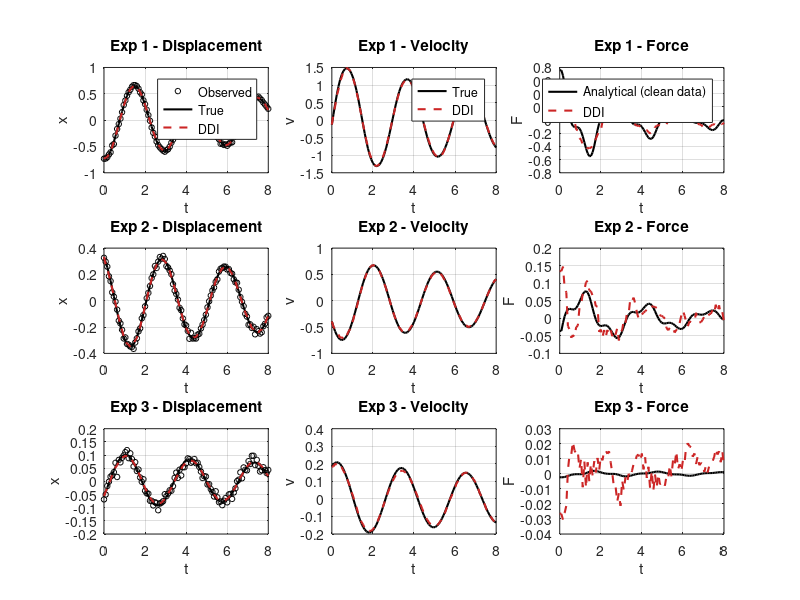
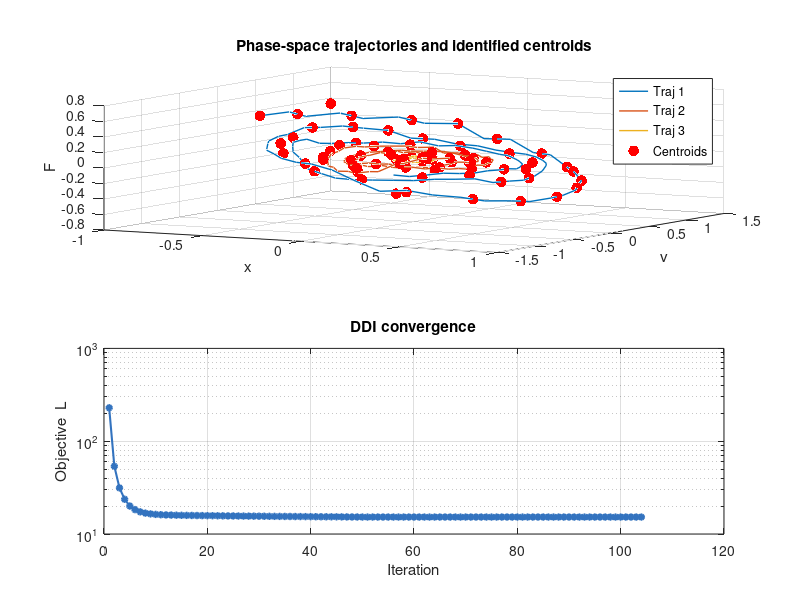

Write the MATLAB code that produced these figures, in order.
function DDI_example()
%DDI_KINEMATICS  Data-driven identification with noisy kinematic measurements
%
% Implements the staggered minimisation of Ulloa's working notes.
%
% Objective function (Eq. 8):
%   L = sum_alpha sum_n w_n [ f^2(z_n) + d^2(z_n, z_bar_k) ]
%     + beta_F * sum_alpha sum_{n=1}^{N-1} w_n * dt * (F_{n+1} - F_n)^2
%
% Synthetic data is generated by integrating an ODE with a chosen force law.
% The ODE produces x_true and v_true. The analytical ground truth force is
% then computed directly from those clean trajectories:
%   F_analytical(n) = m*(v_{n+1}-v_{n-1})/(2*dt) + c*v_n + k*x_n
% This is the exact force the system experienced -- no model assumed.
%
% DDI recovers F using only noisy x_obs. The force panel compares:
%   Analytical: exact F from clean x_true, v_true (perfect data limit)
%   DDI:        F recovered from noisy x_obs alone

clear; close all; clc;
rng(42);   % measurement noise seed

%% =========================================================================
%  USER PARAMETERS
%% =========================================================================

% -- Structural parameters (ODE generation + KKT constraint) --
m = 1.0;
c = 0.1;
k = 4.0;

% -- Time grid --
T     = 8.0;
T_buf = 2.0;
T_ext = T + T_buf;
N_ext = 126;
t_ext = linspace(0, T_ext, N_ext);
dt    = t_ext(2) - t_ext(1);
N_out = round(T/T_ext * (N_ext-1)) + 1;
t_out = t_ext(1:N_out);

% -- Experiments -- change only Nexp; ICs scale automatically --
Nexp = 3;
rng(13);
x_ini = 0.5*randn(Nexp, 1);
v_ini = 0.5*randn(Nexp, 1);

% -- Noise (x only) --
noise_frac = 0.05;

% -- DDI weights --
w_obs_x = 50.0;   % trust x measurements strongly
w_obs_v =  0.5;   % trust smoothed v estimate weakly
wx = 1.0;
wv = 1.0;
wF = 3.0;
wn = ones(N_ext, 1);

% -- beta_F annealing --
beta_F0      = 80.0;
beta_F1      = 15.0;
anneal_iters = 50;

% -- Centroids and solver --
Nbar     = 25 * Nexp;
max_iter = 200;
tol      = 1e-9;

%% =========================================================================
%  GENERATE SYNTHETIC DATA
%% =========================================================================
fprintf('=== Generating synthetic data ===\n');

x_true_ext = zeros(Nexp, N_ext);
v_true_ext = zeros(Nexp, N_ext);

ode_opts = odeset('RelTol',1e-9,'AbsTol',1e-12);
for a = 1:Nexp
    rhs_f = @(~,y) [y(2); (-2.0*y(1)^3 - 0.05*y(2)*abs(y(2)) - c*y(2) - k*y(1))/m];
    [t_sol, Y] = ode45(rhs_f, t_ext, [x_ini(a); v_ini(a)], ode_opts);
    if length(t_sol) ~= N_ext
        error(['ODE failed for experiment %d at t=%.4f. ' ...
               'Reduce IC amplitudes or check force law stability.'], a, t_sol(end));
    end
    x_true_ext(a,:) = Y(:,1)';
    v_true_ext(a,:) = Y(:,2)';
end

% Analytical ground truth force: exact residual from clean trajectories.
% F = m*a + c*v + k*x evaluated on true (noiseless) x and v.
% This is what DDI is trying to recover from noisy data alone.
F_analytical = zeros(Nexp, N_out);
for a = 1:Nexp
    for n = 2:N_out-1
        F_analytical(a,n) = m*(v_true_ext(a,n+1)-v_true_ext(a,n-1))/(2*dt) ...
                          + c*v_true_ext(a,n) + k*x_true_ext(a,n);
    end
    F_analytical(a,1)     = F_analytical(a,2);
    F_analytical(a,N_out) = F_analytical(a,N_out-1);
end

sig   = std(x_true_ext(:,1:N_out), [], 'all');
x_obs = x_true_ext + noise_frac*sig*randn(Nexp, N_ext);

%% =========================================================================
%  GAUSSIAN SMOOTHING
%% =========================================================================
smooth_sigma = 5;
hw = ceil(3*smooth_sigma);
gw = exp(-(-hw:hw).^2 / (2*smooth_sigma^2));
gw = gw / sum(gw);

x_smooth = zeros(Nexp, N_ext);
for a = 1:Nexp
    x_smooth(a,:) = conv(x_obs(a,:), gw, 'same');
    x_smooth(a,1) = x_ini(a);
end

%% =========================================================================
%  VELOCITY ESTIMATE FROM SMOOTHED DISPLACEMENT
%% =========================================================================
v_obs = zeros(Nexp, N_ext);
for a = 1:Nexp
    v_obs(a,2:N_ext-1) = (x_smooth(a,3:N_ext) - x_smooth(a,1:N_ext-2)) / (2*dt);
    v_obs(a,1)         = v_ini(a);
    v_obs(a,N_ext)     = v_obs(a,N_ext-1);
end

%% =========================================================================
%  INITIALISE TRAJECTORIES
%% =========================================================================
fprintf('=== Initialising ===\n');

x_traj = x_obs;
v_traj = v_obs;
F_traj = zeros(Nexp, N_ext);
for a = 1:Nexp
    for n = 2:N_ext-1
        F_traj(a,n) = m*(v_traj(a,n+1)-v_traj(a,n-1))/(2*dt) ...
                    + c*v_traj(a,n) + k*x_smooth(a,n);
    end
    F_traj(a,1)     = F_traj(a,2);
    F_traj(a,N_ext) = F_traj(a,N_ext-1);
end

%% =========================================================================
%  K-MEANS++ CENTROID INITIALISATION
%% =========================================================================
fprintf('=== K-means++ centroid seeding ===\n');

all_pts   = [x_traj(:), v_traj(:), F_traj(:)];
pts_scale = std(all_pts) + eps;
pts_n     = all_pts ./ pts_scale;

Npts  = size(all_pts, 1);
ci    = zeros(Nbar, 1);
ci(1) = randi(Npts);
min_d2 = inf(Npts, 1);
for kk = 2:Nbar
    d2c    = sum((pts_n - pts_n(ci(kk-1),:)).^2, 2);
    min_d2 = min(min_d2, d2c);
    prob   = min_d2 / sum(min_d2);
    ci(kk) = find(rand < cumsum(prob), 1);
end
xbar = all_pts(ci, 1)';
vbar = all_pts(ci, 2)';
Fbar = all_pts(ci, 3)';

assign = ones(Nexp, N_ext, 'int32');

%% =========================================================================
%  DDI MAIN LOOP
%% =========================================================================
fprintf('=== DDI alternating minimisation ===\n');
fprintf('  %5s  %14s  %14s  %10s\n','Iter','Objective L','Rel. dL','beta_F');

L_hist = nan(max_iter, 1);

for iter = 1:max_iter

    % beta_F geometric annealing
    if iter <= anneal_iters
        frac   = (iter-1) / (anneal_iters-1);
        beta_F = beta_F0 * (beta_F1/beta_F0)^frac;
    else
        beta_F = beta_F1;
    end

    % Assignment: nearest centroid in weighted (x,v,F) space
    pts_all = [x_traj(:), v_traj(:), F_traj(:)];
    cen_all = [xbar(:),   vbar(:),   Fbar(:)  ];
    D2 = wx*(pts_all(:,1) - cen_all(:,1)').^2 + ...
         wv*(pts_all(:,2) - cen_all(:,2)').^2 + ...
         wF*(pts_all(:,3) - cen_all(:,3)').^2;
    [~, assign_vec] = min(D2, [], 2);
    assign = reshape(int32(assign_vec), Nexp, N_ext);

    % Step 1: KKT solve per experiment (Eqs. 12-17)
    for a = 1:Nexp
        [x_traj(a,:), v_traj(a,:), F_traj(a,:)] = ...
            solve_trajectory(m, c, k, dt, N_ext, wn, ...
                             w_obs_x, w_obs_v, wx, wv, wF, beta_F, ...
                             x_obs(a,:), v_obs(a,:), ...
                             x_ini(a), v_ini(a), ...
                             xbar, vbar, Fbar, assign(a,:));
    end

    % Step 2: Centroid update (Eqs. 19-21)
    num_x = zeros(1, Nbar);
    num_v = zeros(1, Nbar);
    num_F = zeros(1, Nbar);
    den   = zeros(1, Nbar);
    for a = 1:Nexp
        for n = 1:N_ext
            kk        = assign(a,n);
            w         = wn(n);
            num_x(kk) = num_x(kk) + w*x_traj(a,n);
            num_v(kk) = num_v(kk) + w*v_traj(a,n);
            num_F(kk) = num_F(kk) + w*F_traj(a,n);
            den(kk)   = den(kk)   + w;
        end
    end
    for kk = 1:Nbar
        if den(kk) > 0
            xbar(kk) = num_x(kk)/den(kk);
            vbar(kk) = num_v(kk)/den(kk);
            Fbar(kk) = num_F(kk)/den(kk);
        end
    end

    % Convergence check
    L = eval_objective(Nexp, N_ext, wn, dt, ...
                       w_obs_x, w_obs_v, wx, wv, wF, beta_F, ...
                       x_traj, v_traj, F_traj, x_obs, v_obs, ...
                       xbar, vbar, Fbar, assign);
    L_hist(iter) = L;

    if iter > 1
        dL = abs(L - L_hist(iter-1)) / (abs(L_hist(iter-1)) + eps);
        fprintf('  %5d  %14.6e  %14.6e  %10.3f\n', iter, L, dL, beta_F);
        if dL < tol && iter > anneal_iters
            fprintf('  --> Converged at iteration %d.\n', iter);
            break;
        end
    else
        fprintf('  %5d  %14.6e  %14s  %10.3f\n', iter, L, '---', beta_F);
    end
end

%% =========================================================================
%  TRIM TO [0,T]
%% =========================================================================
fprintf('=== Plotting ===\n');

x_traj_out = x_traj(:,    1:N_out);
v_traj_out = v_traj(:,    1:N_out);
F_traj_out = F_traj(:,    1:N_out);
x_obs_out  = x_obs(:,     1:N_out);
x_true_out = x_true_ext(:,1:N_out);
v_true_out = v_true_ext(:,1:N_out);

cRed = [0.80 0.15 0.15];

%% =========================================================================
%  FIGURE 1: Trajectories
%% =========================================================================
figure('Name','DDI - Trajectories','NumberTitle','off', ...
       'Position',[50 50 1300 260*Nexp]);
for a = 1:Nexp

    subplot(Nexp, 3, (a-1)*3 + 1);
    plot(t_out, x_obs_out(a,:),  'ko', 'MarkerSize',4); hold on;
    plot(t_out, x_true_out(a,:), 'k-', 'LineWidth',1.5);
    plot(t_out, x_traj_out(a,:), '--', 'Color',cRed, 'LineWidth',1.5);
    xlabel('t'); ylabel('x'); grid on; box on;
    title(sprintf('Exp %d - Displacement',a));
    if a==1, legend('Observed','True','DDI','Location','best'); end

    subplot(Nexp, 3, (a-1)*3 + 2);
    plot(t_out, v_true_out(a,:), 'k-', 'LineWidth',1.5); hold on;
    plot(t_out, v_traj_out(a,:), '--', 'Color',cRed, 'LineWidth',1.5);
    xlabel('t'); ylabel('v'); grid on; box on;
    title(sprintf('Exp %d - Velocity',a));
    if a==1, legend('True','DDI','Location','best'); end

    % Force: analytical ground truth (exact, from clean data) vs DDI
    % (recovered from noisy x_obs only). Gap between them is the cost
    % of having only noisy displacement measurements.
    subplot(Nexp, 3, (a-1)*3 + 3);
    plot(t_out, F_analytical(a,:), 'k-', 'LineWidth',1.5); hold on;
    plot(t_out, F_traj_out(a,:),   '--', 'Color',cRed, 'LineWidth',1.5);
    xlabel('t'); ylabel('F'); grid on; box on;
    title(sprintf('Exp %d - Force',a));
    if a==1, legend('Analytical (clean data)','DDI','Location','best'); end
end

%% =========================================================================
%  FIGURE 2: Phase space, centroids, convergence
%% =========================================================================
figure('Name','DDI - Phase Space and Convergence','NumberTitle','off', ...
       'Position',[100 100 950 720]);

subplot(2,1,1);
cols = lines(Nexp);
for a = 1:Nexp
    plot3(x_traj_out(a,:), v_traj_out(a,:), F_traj_out(a,:), '-', ...
          'Color',cols(a,:), 'LineWidth',1, 'DisplayName',sprintf('Traj %d',a));
    hold on;
end
scatter3(xbar, vbar, Fbar, 60, 'r', 'filled', 'DisplayName','Centroids');
xlabel('x'); ylabel('v'); zlabel('F');
title('Phase-space trajectories and identified centroids');
legend('Location','best'); grid on; view(30,20);

subplot(2,1,2);
valid = ~isnan(L_hist);
semilogy(find(valid), L_hist(valid), '-o', 'Color',[0.20 0.45 0.75], ...
         'LineWidth',1.5, 'MarkerSize',4, 'MarkerFaceColor',[0.20 0.45 0.75]);
xlabel('Iteration'); ylabel('Objective  L');
title('DDI convergence'); grid on; box on;

%% =========================================================================
%  ERROR SUMMARY
%% =========================================================================
fprintf('\n=== Recovery error (window [0,T]) ===\n');
fprintf('  %6s  %10s  %10s  %10s\n','Exp','RMSE x','RMSE v','RMSE F');
for a = 1:Nexp
    fprintf('  %6d  %10.4f  %10.4f  %10.4f\n', a, ...
        rms(x_traj_out(a,:) - x_true_out(a,:)), ...
        rms(v_traj_out(a,:) - v_true_out(a,:)), ...
        rms(F_traj_out(a,:) - F_analytical(a,:)));
end
fprintf('=== Done ===\n');
end


%% =========================================================================
%  LOCAL FUNCTION: solve_trajectory
%% =========================================================================
function [x, v, F] = solve_trajectory(m, c, k, dt, N, wn, ...
    w_obs_x, w_obs_v, wx, wv, wF, beta_F, ...
    x_obs, v_obs, x_ini, v_ini, ...
    xbar, vbar, Fbar, assign)

col_x   = @(n) n;
col_v   = @(n) N   + n;
col_F   = @(n) 2*N + n;
col_lam = @(n) 3*N + (n-1);
col_mu  = @(n) 4*N - 2 + (n-1);

Ndof   = 5*N - 4;
nz_max = 30*N;
TI  = zeros(nz_max,1);
TJ  = zeros(nz_max,1);
TS  = zeros(nz_max,1);
rhs = zeros(Ndof,1);
nz  = 0;
row = 0;

% Eq. (17): initial conditions
row=row+1; nz=nz+1; TI(nz)=row; TJ(nz)=col_x(1); TS(nz)=1; rhs(row)=x_ini;
row=row+1; nz=nz+1; TI(nz)=row; TJ(nz)=col_v(1); TS(nz)=1; rhs(row)=v_ini;

for n = 2:N-1
    kk = assign(n);

    % Eq. (12): discrete dynamics
    row=row+1;
    nz=nz+1; TI(nz)=row; TJ(nz)=col_v(n+1); TS(nz)= m/(2*dt);
    nz=nz+1; TI(nz)=row; TJ(nz)=col_v(n-1); TS(nz)=-m/(2*dt);
    nz=nz+1; TI(nz)=row; TJ(nz)=col_v(n);   TS(nz)= c;
    nz=nz+1; TI(nz)=row; TJ(nz)=col_x(n);   TS(nz)= k;
    nz=nz+1; TI(nz)=row; TJ(nz)=col_F(n);   TS(nz)=-1;

    % Eq. (13): kinematics
    row=row+1;
    nz=nz+1; TI(nz)=row; TJ(nz)=col_v(n);   TS(nz)= 1;
    nz=nz+1; TI(nz)=row; TJ(nz)=col_x(n+1); TS(nz)=-1/(2*dt);
    nz=nz+1; TI(nz)=row; TJ(nz)=col_x(n-1); TS(nz)= 1/(2*dt);

    % Eq. (14): stationarity w.r.t. x_n
    row=row+1;
    nz=nz+1; TI(nz)=row; TJ(nz)=col_x(n);   TS(nz)= 2*wn(n)*(w_obs_x+wx);
    nz=nz+1; TI(nz)=row; TJ(nz)=col_lam(n); TS(nz)= k;
    if n<=N-2, nz=nz+1; TI(nz)=row; TJ(nz)=col_mu(n+1); TS(nz)= 1/(2*dt); end
    if n>=3,   nz=nz+1; TI(nz)=row; TJ(nz)=col_mu(n-1); TS(nz)=-1/(2*dt); end
    rhs(row) = 2*wn(n)*(w_obs_x*x_obs(n) + wx*xbar(kk));

    % Eq. (15): stationarity w.r.t. v_n
    row=row+1;
    nz=nz+1; TI(nz)=row; TJ(nz)=col_v(n);   TS(nz)= 2*wn(n)*(w_obs_v+wv);
    nz=nz+1; TI(nz)=row; TJ(nz)=col_lam(n); TS(nz)= c;
    nz=nz+1; TI(nz)=row; TJ(nz)=col_mu(n);  TS(nz)= 1;
    if n>=3,   nz=nz+1; TI(nz)=row; TJ(nz)=col_lam(n-1); TS(nz)= m/(2*dt); end
    if n<=N-2, nz=nz+1; TI(nz)=row; TJ(nz)=col_lam(n+1); TS(nz)=-m/(2*dt); end
    rhs(row) = 2*wn(n)*(w_obs_v*v_obs(n) + wv*vbar(kk));

    % Eq. (16): stationarity w.r.t. F_n (with beta_F smoothing)
    diag_F = 2*wn(n)*wF + 2*beta_F*dt*(wn(n-1)+wn(n));
    row=row+1;
    nz=nz+1; TI(nz)=row; TJ(nz)=col_F(n);   TS(nz)= diag_F;
    nz=nz+1; TI(nz)=row; TJ(nz)=col_lam(n); TS(nz)=-1;
    nz=nz+1; TI(nz)=row; TJ(nz)=col_F(n-1); TS(nz)=-2*beta_F*dt*wn(n-1);
    nz=nz+1; TI(nz)=row; TJ(nz)=col_F(n+1); TS(nz)=-2*beta_F*dt*wn(n);
    rhs(row) = 2*wn(n)*wF*Fbar(kk);
end

% Boundary stationarity at n=1 and n=N
row=row+1;
nz=nz+1; TI(nz)=row; TJ(nz)=col_F(1); TS(nz)= 2*wn(1)*wF + 2*beta_F*dt*wn(1);
nz=nz+1; TI(nz)=row; TJ(nz)=col_F(2); TS(nz)=-2*beta_F*dt*wn(1);
rhs(row) = 2*wn(1)*wF*Fbar(assign(1));

row=row+1;
nz=nz+1; TI(nz)=row; TJ(nz)=col_x(N);    TS(nz)= 2*wn(N)*(w_obs_x+wx);
nz=nz+1; TI(nz)=row; TJ(nz)=col_mu(N-1); TS(nz)=-1/(2*dt);
rhs(row) = 2*wn(N)*(w_obs_x*x_obs(N) + wx*xbar(assign(N)));

row=row+1;
nz=nz+1; TI(nz)=row; TJ(nz)=col_v(N);     TS(nz)= 2*wn(N)*(w_obs_v+wv);
nz=nz+1; TI(nz)=row; TJ(nz)=col_lam(N-1); TS(nz)= m/(2*dt);
rhs(row) = 2*wn(N)*(w_obs_v*v_obs(N) + wv*vbar(assign(N)));

row=row+1;
nz=nz+1; TI(nz)=row; TJ(nz)=col_F(N);   TS(nz)= 2*wn(N)*wF + 2*beta_F*dt*wn(N-1);
nz=nz+1; TI(nz)=row; TJ(nz)=col_F(N-1); TS(nz)=-2*beta_F*dt*wn(N-1);
rhs(row) = 2*wn(N)*wF*Fbar(assign(N));

if row ~= Ndof
    error('KKT assembly error: %d rows assembled, %d expected.', row, Ndof);
end

sol = sparse(TI(1:nz), TJ(1:nz), TS(1:nz), Ndof, Ndof) \ rhs;
x = sol(1    :  N)';
v = sol(N+1  :2*N)';
F = sol(2*N+1:3*N)';
end


%% =========================================================================
%  LOCAL FUNCTION: eval_objective
%% =========================================================================
function L = eval_objective(Nexp, N, wn, dt, ...
    w_obs_x, w_obs_v, wx, wv, wF, beta_F, ...
    x_traj, v_traj, F_traj, x_obs, v_obs, ...
    xbar, vbar, Fbar, assign)
L = 0;
for a = 1:Nexp
    for n = 1:N
        kk = assign(a,n);
        f2 = w_obs_x*(x_traj(a,n)-x_obs(a,n))^2 ...
           + w_obs_v*(v_traj(a,n)-v_obs(a,n))^2;
        d2 = wx*(x_traj(a,n)-xbar(kk))^2 ...
           + wv*(v_traj(a,n)-vbar(kk))^2 ...
           + wF*(F_traj(a,n)-Fbar(kk))^2;
        L = L + wn(n)*(f2+d2);
    end
    for n = 1:N-1
        L = L + beta_F*wn(n)*dt*(F_traj(a,n+1)-F_traj(a,n))^2;
    end
end
end
